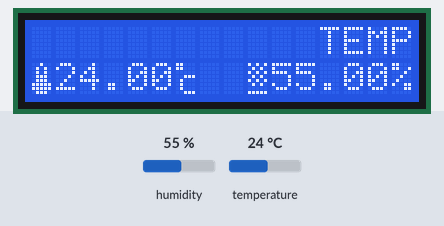
Recording of a sketch running on a simulated ESP8266 (NodeMCU). Shown: 16×2 character LCD. The test bench sets the inputs (shaded band); at power-on: humidity 55 %, temperature 24 °C.

Above: at 1.2 s.
1.3 s: humidity set to 22 %
At 2.5 s:
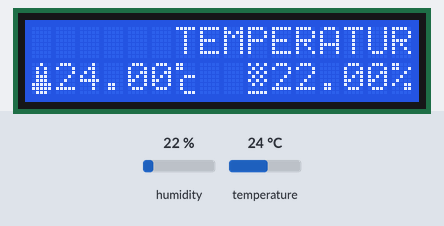
4.2 s: temperature set to 12 °C
At 4.65 s:
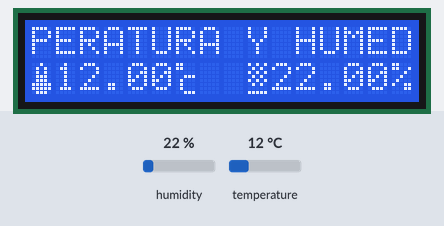
7.1 s: humidity set to 40 %
At 8.91 s:
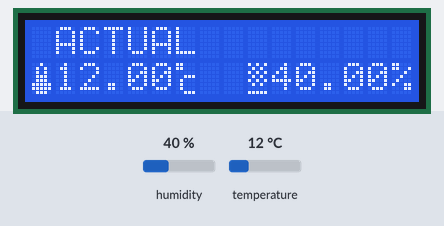
10.0 s: temperature set to 19 °C
At 10.96 s:
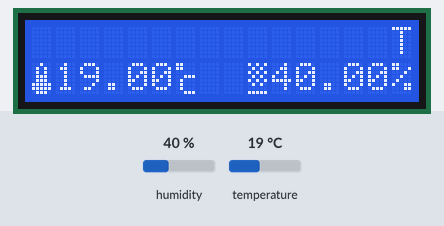

The sketch:

SENSORES.ino
```cpp
//LIBRERIAS USADAS EN EL PROYECTO
#include <LiquidCrystal_I2C.h>
#include <Wire.h>
#include <DHT.h>

//CREACION DE OBJETO TIPO SENSOR
#define DHTTYPE DHT22
DHT dht(D5,DHTTYPE);

//CREACION DE OBJETO TIPO PANTALLA LCD
LiquidCrystal_I2C lcd(0x3f,16,2);

int screenWidth = 16;
int screenHeigth = 16;
String TXT = "TEMPERATURA Y HUMEDAD ACTUAL";
int stringStart, stringStop = 0;
int scrollCursor = screenWidth;

//CARACTERES ESPECIALES
byte t[8] = { B00100, B01010, B01010, B01110, B01110, B11111, B11111, B01110 };
byte c[8] = { B11000, B11000, B00000, B00111, B01000, B01000, B01000, B00111 };
byte h[8] = { B10101, B01010, B10101, B01010, B10101, B01010, B00000, B11111 };


void setup() {

  //INICIALIZAR SENSOR
  dht.begin();
  //INICIALIZAR PUERTOS PARA PROTOCOLO I2C
  Wire.begin();
  //INICIALIZAR PANTALLA LCD
  lcd.begin();
  //ENCENDER PANTALLA LCD
  lcd.backlight();
  //CREACION DE CARACTERES ESPECIALES
  lcd.createChar(0,t);
  lcd.createChar(1,c);
  lcd.createChar(2,h);
}
void loop() {


//SCROLL DEL TEXTO LINEA 1
  lcd.setCursor(scrollCursor, 0);
  lcd.print(TXT.substring(stringStart, stringStop));

  delay(200);
  lcd.clear();

  if(stringStart == 0 && scrollCursor > 0){
    scrollCursor--;
    stringStop++;
  }
  else if (stringStart == stringStop) {
    stringStart = stringStop = 0;
    scrollCursor = screenWidth;
  }
  else if (stringStop == TXT.length() && scrollCursor == 0){
    stringStart++;
  }
  else {
    stringStart++;
    stringStop++;
  }

 //LECTURAS DE TEMPERATURA

    float dhtHumidity = dht.readHumidity();
    float dhtTempC = dht.readTemperature();

//MOSTRAR INFORMACION EN PANTALLA LCD
    lcd.setCursor(0,1);
    //lcd.print(" " + (String)dhtHumidity);
    lcd.print(" " + (String)dhtTempC + "    " + (String)dhtHumidity + "%");

    lcd.setCursor(0,1);
    lcd.write(byte(0));

    lcd.setCursor(6,1);
    lcd.write(byte(1));

    lcd.setCursor(9,1);
    lcd.write(byte(2));


}
```
